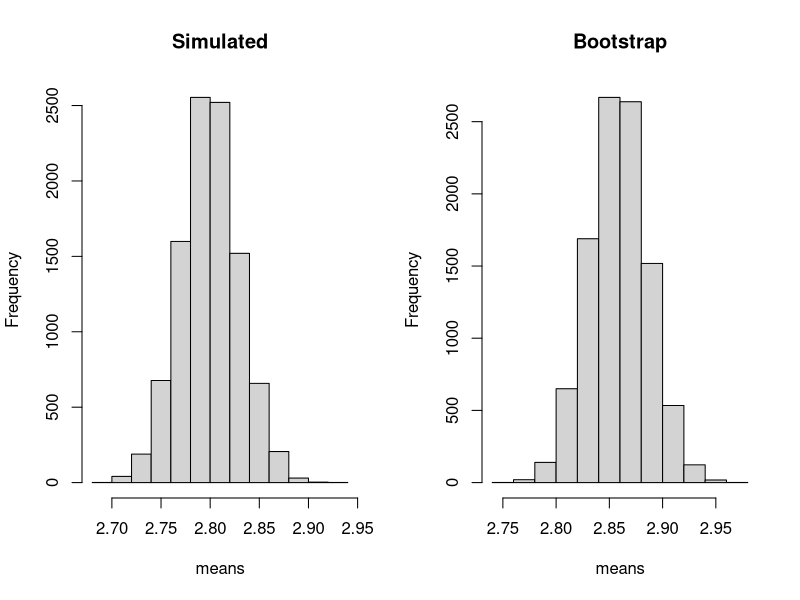
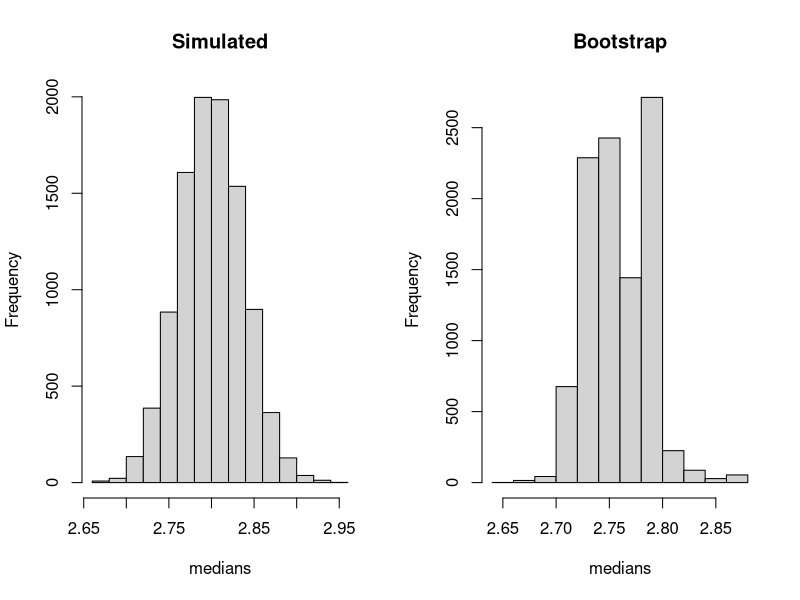

The R source for these figures, in order:
sim.means <- numeric(10000)
boot.means <- numeric(10000)
n <- 100 # sample size
mu <- 2.8 # population mean
sigma <- 0.3 # population standard deviation
set.seed(300) # remove the # symbol to get the same randomly generated data every time the code is executed
orig.sample <- rnorm(n, mu, sigma) # original sample
for (i in 1:10000)
{
    x <- rnorm(n, mu, sigma) # sample the population
    resamp <- sample(orig.sample, n, replace = TRUE)
    sim.means[i] <- mean(x)
    boot.means[i] <- mean(resamp)
}
par(mfrow = c(1, 2))
hist(sim.means, main = "Simulated", xlab = "means")
hist(boot.means, main = "Bootstrap", xlab = "means")

mean(orig.sample)
mean(orig.sample)
mean(boot.means)
sd(sim.means)
sd(boot.means)

sim.medians <- numeric(10000)
boot.medians <- numeric(10000)
# set.seed(300)
orig.sample <- rnorm(n, mu, sigma)
for (i in 1:10000)
{
    x <- rnorm(n, mu, sigma)
    resamp <- sample(orig.sample, n, replace = TRUE)
    sim.medians[i] <- median(x)
    boot.medians[i] <- median(resamp)
}
par(mfrow = c(1, 2))
hist(sim.medians, main = "Simulated", xlab = "medians")
hist(boot.medians, main = "Bootstrap", xlab = "medians")
mean(orig.sample)
mean(sim.medians)
mean(boot.medians)
sd(sim.medians)
sd(boot.medians)
